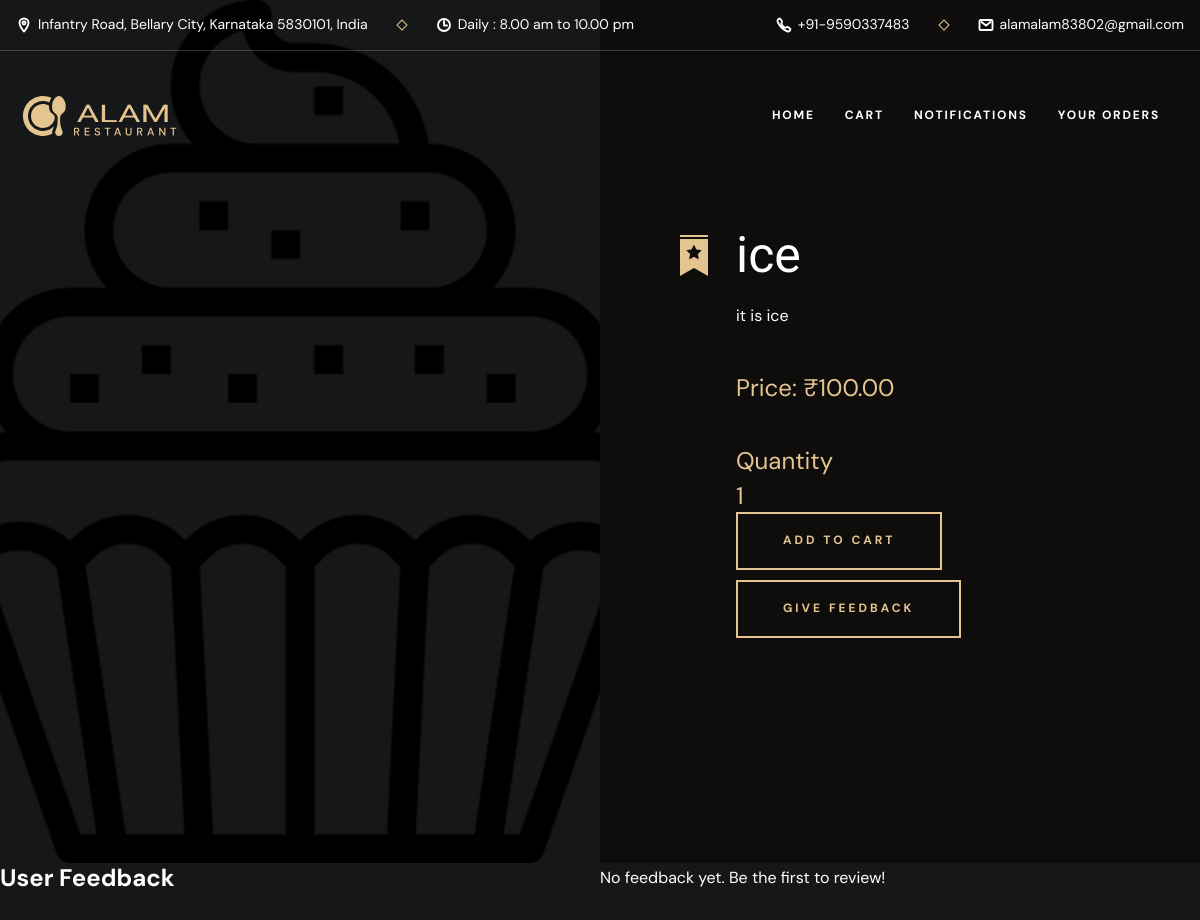
/additem.php?id=7, run on an earlier commit of the app's database.
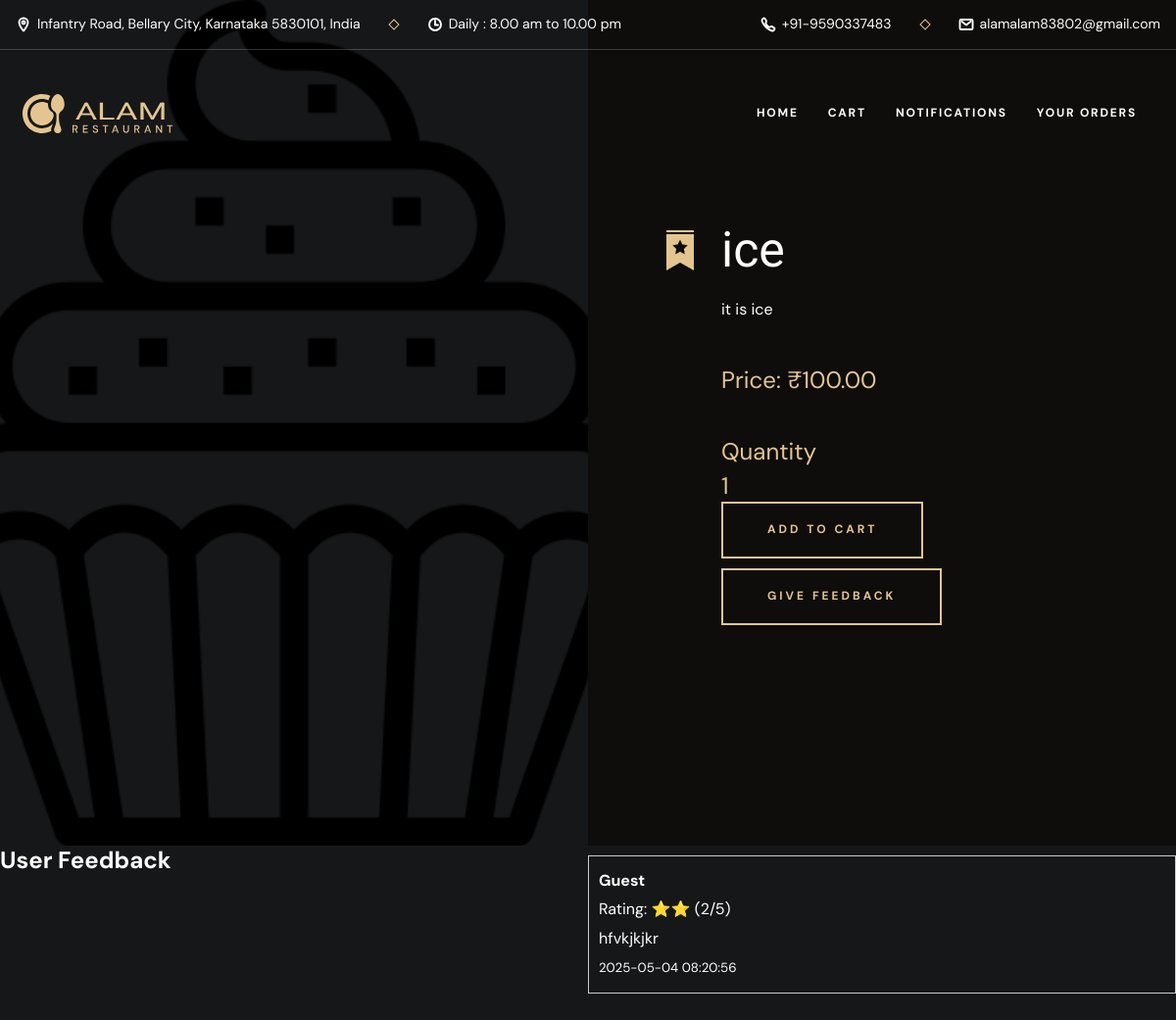
And on a later commit of the database.
### tables this page shows
CREATE TABLE `feedback` (
  `id` int(11) NOT NULL,
  `item_id` int(11) NOT NULL,
  `username` varchar(100) DEFAULT NULL,
  `rating` int(11) NOT NULL CHECK (`rating` between 1 and 5),
  `comment` text DEFAULT NULL,
  `created_at` timestamp NOT NULL DEFAULT current_timestamp()
);

### additem.php (the view, shortened to what the changed rows need)
<?php
require 'config.php';
$item_id = $_GET['id'];
$stmt = $pdo->prepare("SELECT * FROM menu WHERE id = ?");
$stmt->execute([$item_id]);
$item = $stmt->fetch(PDO::FETCH_ASSOC);
?>
<!DOCTYPE html>
<html lang="en">
<head>
        <link rel="stylesheet" href="assets/css/style.css">
      </head>
<body>
          <section class="special-dish text-center" aria-labelledby="dish-label">
          <div class="special-dish-banner">
    <img src="uploads/<?= htmlspecialchars($item['image']) ?>" alt="<?= htmlspecialchars($item['name']) ?>" width="940" height="900" class="img-cover">
</div>
<header class="header" data-header>
              <div class="container">
           </div>
  </header>
<div class="special-dish-content bg-black-10">
    <div class="container">
        <h2 class="headline-1 section-title"><?= htmlspecialchars($item['name']) ?></h2>
    </div>
</div>
<h2>User Feedback</h2>
<?php
$stmt = $pdo->prepare("SELECT * FROM feedback WHERE item_id = ? ORDER BY created_at DESC");
$stmt->execute([$item_id]);
$feedbacks = $stmt->fetchAll();
if ($feedbacks):
    foreach ($feedbacks as $fb):
?>
    <div style="border: 1px solid #ccc; padding: 10px; margin: 10px 0;">
        <strong><?= htmlspecialchars($fb['username']) ?></strong>
        <p>Rating: <?= str_repeat("⭐", $fb['rating']) ?> (<?= $fb['rating'] ?>/5)</p>
        <p><?= nl2br(htmlspecialchars($fb['comment'])) ?></p>
        <small><?= $fb['created_at'] ?></small>
    </div>
<?php
    endforeach;
else:
    echo "<p>No feedback yet. Be the first to review!</p>";
endif;
?>
</body>
</html>

What changed in the data, as far as the page shows it:
added feedback: username "Guest", rating "⭐⭐", rating "2", comment "hfvkjkjkr", created_at "2025-05-04 08:20:56"
Also different on the page:
text no longer shown: "No feedback yet. Be the first to review!"
